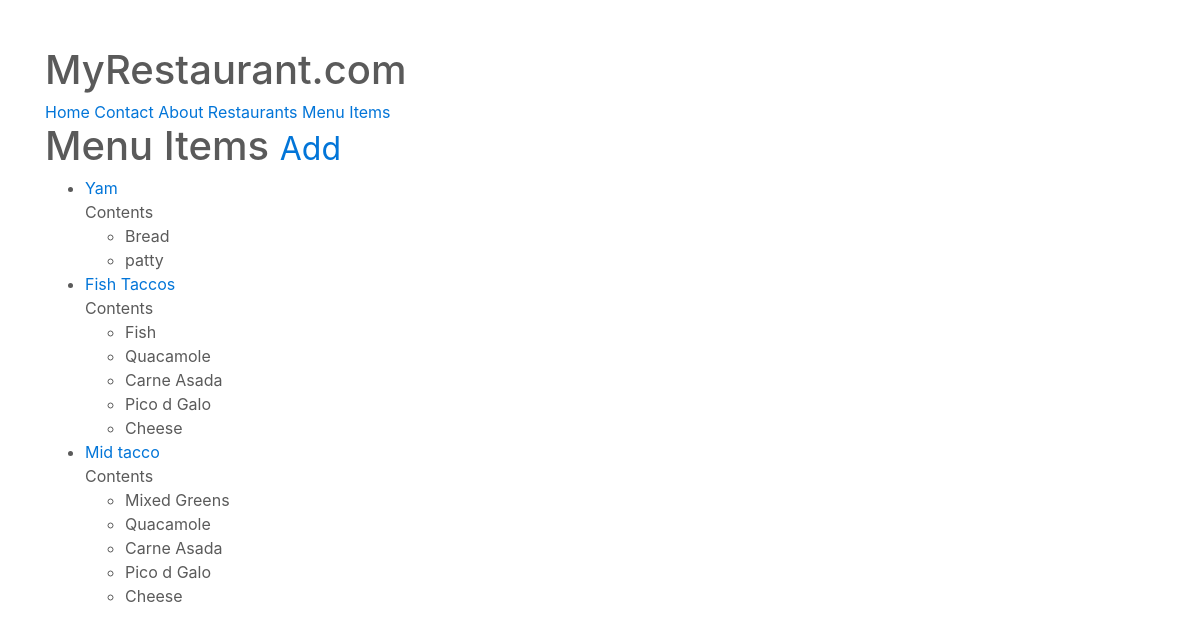
The app's page /items/ (signed in), older data.
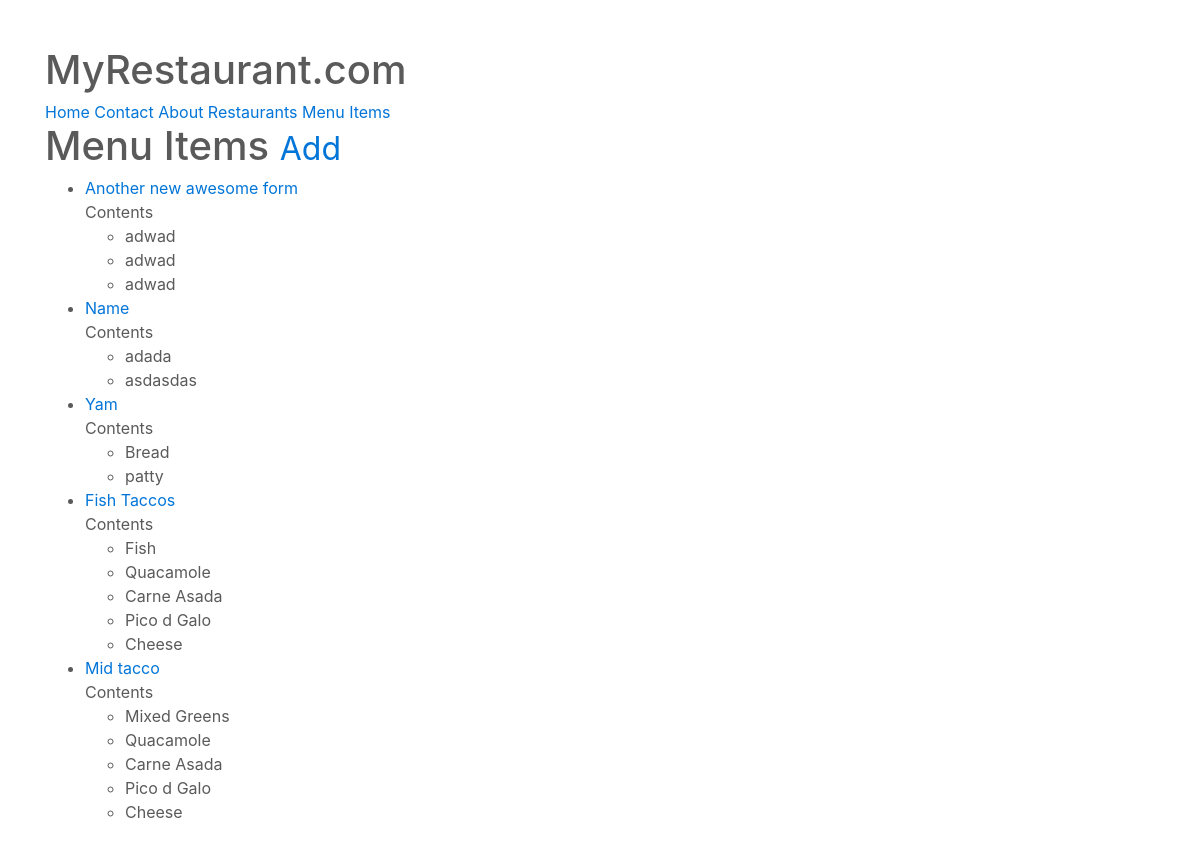
The same page, newer data.
### menus/models.py (models this page shows, shortened)
class Item(models.Model):
	user 			= models.ForeignKey(User)
	restaurant		= models.ForeignKey(RestaurantLocation)
	name			= models.CharField(max_length=120)
	contents		= models.TextField(help_text='seperate each item by comma')
	excludes		= models.TextField(blank=True, null=True, help_text='seperate each item by comma')
	public			= models.BooleanField(default=True)
	timestamp		= models.DateTimeField(auto_now_add=True)
	updated			= models.DateTimeField(auto_now=True)
	class Meta:
		ordering = ['-updated', '-timestamp']
	def get_absolute_url(self):
		return reverse('menus:detail', kwargs={'pk': self.pk})
	def get_contents(self):
		return self.contents.split(",")

### menus/views.py (the view)
class ItemListView(LoginRequiredMixin, ListView):
	def get_queryset(self):
		return Item.objects.filter(user=self.request.user)

### menus/templates/menus/item_list.html (shortened to what this page needs)
{% extends "base.html" %}
{% block content %}
<h1>Menu Items <small><a href='{% url "menus:create" %}'>Add</a></small></h1>
<ul>
	{% for obj in object_list %}
		<li><a href='{{ obj.get_absolute_url }}'>{{ obj.name }}</a><br/>
			{% if obj.contents %}
			Contents
			<ul>
				{% for item in obj.get_contents %}
				<li>{{ item }}</li>
				{% endfor %}
			</ul>
			{% endif %}
		</li>
	{% endfor %}
</ul>
{% endblock %}

Row changes from the older to the newer data that the page shows:
added Item: name "Another new awesome form", get_contents "adwad" "adwad" "adwad"
added Item: name "Name", get_contents "adada" "asdasdas"
